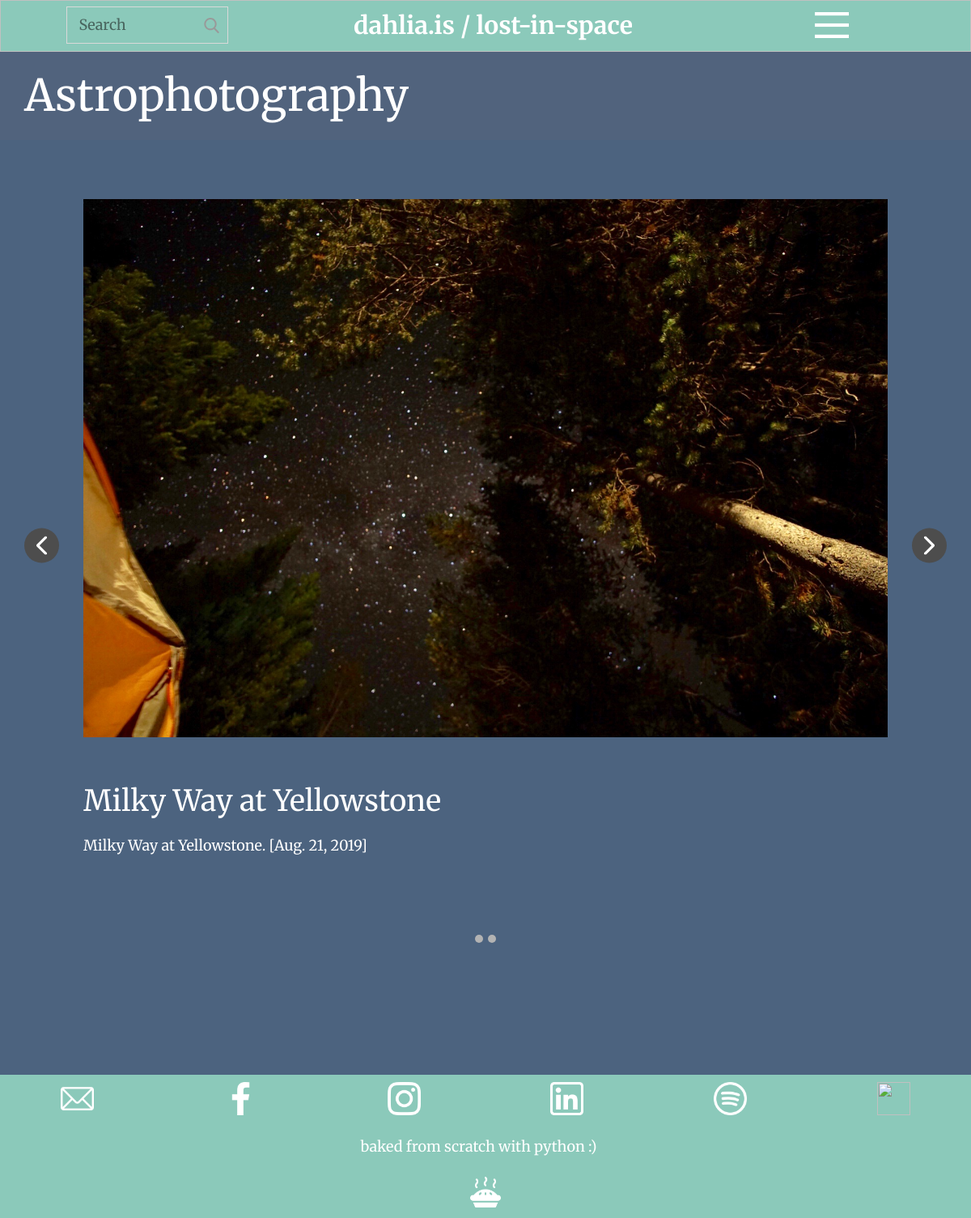
Page /lost-in-space/ on the earlier database version.
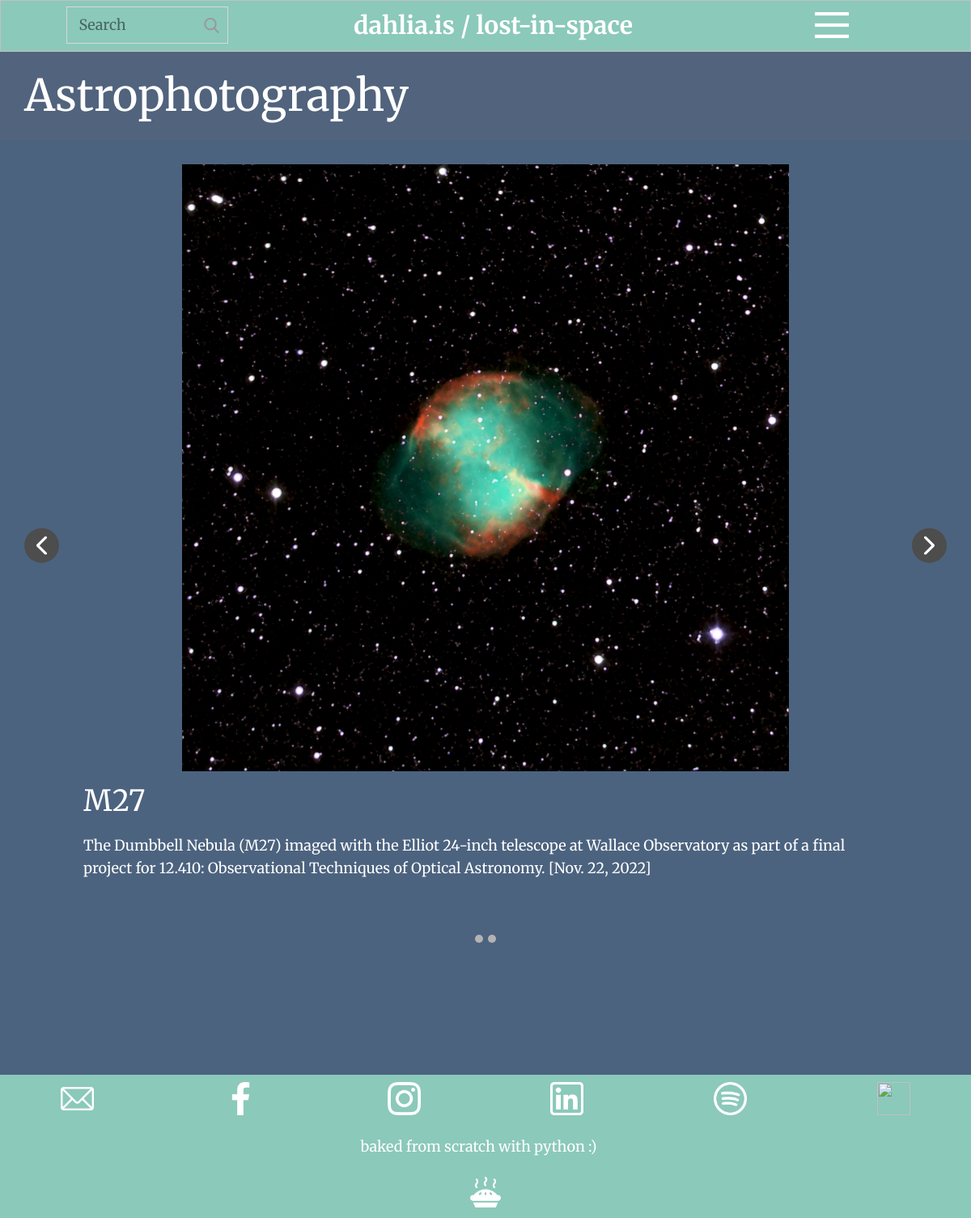
Same page on the later database version.
### core/models.py (models this page shows, shortened)
class Photo(models.Model):
    title = models.CharField(max_length=200, unique=True)
    caption = models.TextField()
    image = models.ImageField(upload_to ='images/')
    created_on = models.DateField()
    album = models.ManyToManyField(Album)
    class Meta:
        ordering = ['-created_on']

### core/views.py (the view)
# urls.py: path('lost-in-space/', views.astrophoto_list.as_view(), name='space'),
class astrophoto_list(generic.ListView):
    queryset = Photo.objects.filter(album__name='astrophotos').order_by('-created_on')
    template_name = 'lost-in-space.html'
    def get_context_data(self,**kwargs):
        context = super(astrophoto_list,self).get_context_data(**kwargs)
        context['header_content'] = 'lost-in-space'
        return context

### core/templates/lost-in-space.html (shortened to what this page needs)
{% load static %}
<!DOCTYPE html>
<html style="font-size: 24px;" lang="en"><head>
    <link rel="stylesheet" href="{% static 'css/nicepage.css' %}" media="screen">
    <link rel="stylesheet" href="{% static '/css/lost-in-space.css' %}" media="screen">
  </head>
  <body class="u-body u-xl-mode" data-lang="en">
    {% block header %} {% include 'header.html' %} {% endblock header %}
    <section class="u-clearfix u-container-align-left u-section-1" id="sec-4cb5">
      <div class="u-clearfix u-sheet u-valign-middle u-sheet-1">
        <h1 class="u-align-left u-text u-text-default u-text-1">Astrophotography</h1>
      </div>
    </section>
    <section class="u-align-center u-clearfix u-palette-2-base u-section-2" id="sec-c40a">
      <div class="u-clearfix u-sheet u-sheet-1">
        <div id="carousel-5989" data-interval="5000" data-u-ride="false" class="u-carousel u-expanded-width u-slider u-slider-1">
          <ol class="u-absolute-hcenter u-carousel-indicators u-carousel-indicators-1">
            <li data-u-target="#carousel-5989" class="u-active u-grey-30 u-shape-circle" data-u-slide-to="0" style="width: 10px; height: 10px;"></li>
            <li data-u-target="#carousel-5989" class="u-grey-30 u-shape-circle" data-u-slide-to="1" style="width: 10px; height: 10px;"></li>
          </ol>
          <div class="u-carousel-inner" role="listbox">
            <div class="u-active u-align-left u-carousel-item u-container-style u-slide">
              <div class="u-container-layout u-container-layout-1">
                <img class="u-expanded-width u-image u-image-contain u-image-default u-image-1" src="{{MEDIA_URL}}{{photo_list.0.image.url}}" alt="" data-image-width="766" data-image-height="586">
                <h3 class="u-align-left u-text u-text-1">{{photo_list.0.title}}</h3>
                <p class="u-align-left u-text u-text-2">{{photo_list.0.caption}} [{{photo_list.0.created_on}}]</p>
              </div>
            </div>
          </div>
          <a class="u-absolute-vcenter-lg u-absolute-vcenter-md u-absolute-vcenter-sm u-absolute-vcenter-xl u-carousel-control u-carousel-control-prev u-grey-70 u-icon-circle u-spacing-10 u-carousel-control-1" href="#carousel-5989" role="button" data-u-slide="prev">
            <span aria-hidden="true">
            </span>
          </a>
          <a class="u-absolute-vcenter-lg u-absolute-vcenter-md u-absolute-vcenter-sm u-absolute-vcenter-xl u-carousel-control u-carousel-control-next u-grey-70 u-icon-circle u-spacing-10 u-carousel-control-2" href="#carousel-5989" role="button" data-u-slide="next">
            <span aria-hidden="true">
            </span>
          </a>
        </div>
      </div>
    </section>
    {% block footer %} {% include 'footer.html' %} {% endblock footer %}
</body></html>

### templates/header.html (shortened to what this page needs)
{% block header %}
<body class="u-body u-stick-footer u-xl-mode" data-lang="en"><header class="u-align-center-xs u-border-1 u-border-grey-25 u-clearfix u-header u-palette-3-base u-sticky u-sticky-02bc u-header" id="sec-cdb2"><div class="u-clearfix u-sheet u-valign-middle-lg u-valign-middle-md u-valign-middle-sm u-valign-middle-xs u-sheet-1">
    <div class="u-align-center u-clearfix u-expanded-width u-gutter-0 u-layout-wrap u-layout-wrap-1">
      <div class="u-layout">
        <div class="u-layout-row">
          <div class="u-container-style u-layout-cell u-size-15-lg u-size-15-md u-size-15-sm u-size-15-xs u-size-16-xl u-layout-cell-1">
            <div class="u-container-layout u-container-layout-1">
              <form action="#" method="get" class="u-align-center u-border-1 u-border-grey-15 u-search u-search-right u-search-1">
      <button class="u-search-button" type="submit">
                  <span class="u-search-icon u-spacing-10 u-text-grey-40 u-search-icon-1">
          <svg class="u-svg-link" preserveAspectRatio="xMidYMin slice" viewBox="0 0 56.966 56.966" style=""><use xmlns:xlink="http://www.w3.org/1999/xlink" xlink:href="#svg-b04b"></use></svg>
        </span>
      </button>
                <input class="u-search-input u-search-input-1" type="search" name="search" value="" placeholder="Search">
    </form>
            </div>
          </div>
          <div class="u-container-style u-layout-cell u-size-29 u-layout-cell-2">
            <div class="u-container-layout u-container-layout-2">
              <p class="u-align-center u-text u-text-white u-text-1">
                <a class="u-active-none u-border-none u-btn u-button-link u-button-style u-hover-none u-none u-text-white u-btn-1" href="https://www.dahlia.is/here">dahlia.is /</a>
                <a class="u-active-none u-border-none u-btn u-button-link u-button-style u-hover-none u-none u-text-white u-btn-1" href="https://www.dahlia.is/{{header_content}}">{{header_content}}</a>
              </p>
            </div>
          </div>
          <div class="u-container-style u-layout-cell u-size-15 u-layout-cell-3">
            <div class="u-container-layout u-container-layout-3">
              <nav class="u-align-center u-font-size-14 u-menu u-menu-hamburger u-nav-spacing-25 u-offcanvas u-menu-1" data-responsive-from="XL">
      <div class="menu-collapse">
        <a class="u-button-style u-custom-text-color u-nav-link u-text-white" href="#" style="font-size: calc(1em + 18px); padding: 9px 8px;">
          <svg class="u-svg-link" preserveAspectRatio="xMidYMin slice" viewBox="0 0 302 302" style=""><use xmlns:xlink="http://www.w3.org/1999/xlink" xlink:href="#svg-7b92"></use></svg>
        </a>
      </div>
    </nav>
            </div>
          </div>
        </div>
      </div>
    </div>
  </div></header>
  {% endblock header %}

### templates/footer.html
{% block footer%}
{% load static %}
<footer class="u-clearfix u-footer u-palette-3-base u-footer" id="sec-e345"><div class="u-clearfix u-expanded-width-lg u-expanded-width-sm u-expanded-width-xl u-layout-wrap u-layout-wrap-1">
    <div class="u-layout">
      <div class="u-layout-col">
        <div class="u-container-style u-layout-cell u-size-20 u-layout-cell-1">
          <div class="u-container-layout u-valign-middle-md u-valign-middle-sm u-valign-middle-xs u-container-layout-1">
            <div class="u-align-center u-expanded-width u-layout-grid u-list u-list-1">
    <div class="u-repeater u-repeater-1">
                <div class="u-container-align-center u-container-style u-list-item u-repeater-item">
                  <div class="u-container-layout u-similar-container u-valign-middle u-container-layout-2"><span class="u-align-center u-custom-item u-file-icon u-icon u-text-white u-icon-1" data-href="mailto:dahlia.dry24@gmail.com"><img src="{% static 'media/1.png' %}" alt=""></span>
        </div>
      </div>
                <div class="u-container-align-center u-container-style u-list-item u-repeater-item">
                  <div class="u-container-layout u-similar-container u-valign-middle u-container-layout-3"><span class="u-align-center u-custom-item u-file-icon u-icon u-text-white u-icon-2" data-href="https://www.facebook.com/dahlia.dry.37/"><img src="{% static 'media/2.png' %}" alt=""></span>
        </div>
      </div>
                <div class="u-container-align-center u-container-style u-list-item u-repeater-item">
                  <div class="u-container-layout u-similar-container u-valign-middle u-container-layout-4"><span class="u-align-center u-custom-item u-file-icon u-icon u-text-white u-icon-3" data-href="https://www.instagram.com/dahlia_dry/"><img src="{% static 'media/1384031-1bfc850a.png' %}" alt=""></span>
        </div>
      </div>
                <div class="u-container-align-center u-container-style u-list-item u-repeater-item">
                  <div class="u-container-layout u-similar-container u-valign-middle u-container-layout-5"><span class="u-align-center u-custom-item u-file-icon u-icon u-text-white u-icon-4" data-href="www.linkedin.com/in/dahlia-dry"><img src="{% static 'media/1384088-d51c1a90.png' %}" alt=""></span>
        </div>
      </div>
                <div class="u-container-align-center u-container-style u-list-item u-repeater-item">
                  <div class="u-container-layout u-similar-container u-valign-middle u-container-layout-6"><span class="u-align-center u-custom-item u-file-icon u-icon u-text-white u-icon-5" data-href="https://open.spotify.com/user/dahlia_dry"><img src="{% static 'media/87409-07cc909f.png' %}" alt=""></span>
        </div>
      </div>
                <div class="u-container-align-center u-container-style u-list-item u-repeater-item">
                  <div class="u-container-layout u-similar-container u-valign-middle u-container-layout-7"><span class="u-align-center u-custom-item u-file-icon u-icon u-text-white u-icon-6" data-href="https://github.com/Dahlia-Dry"><img src="{% static 'media/1051377-aec8912a.png' %}" alt=""></span>
                  </div>
        </div>
      </div>
    </div>
          </div>
        </div>
        <div class="u-container-style u-layout-cell u-size-20 u-layout-cell-2">
          <div class="u-container-layout u-valign-middle u-container-layout-8">
            <p class="u-text u-text-white u-text-1">
              <a class="u-active-none u-border-none u-btn u-button-link u-button-style u-hover-none u-none u-text-white u-btn-1" href="https://github.com/Dahlia-Dry/personal-website">baked from scratch with python :)</a>
            </p>
          </div>
        </div>
        <div class="u-container-style u-layout-cell u-size-20 u-layout-cell-3">
          <div class="u-container-layout u-container-layout-9"><span class="u-file-icon u-icon u-text-white u-icon-7" data-href="https://github.com/Dahlia-Dry/personal-website"><img src="{% static 'media/2106713-2c2651a0.png' %}" alt=""></span>
          </div>
        </div>
      </div>
    </div>
  </div></footer>
  {% endblock footer %}

### core/static/css/lost-in-space.css (style rules this page uses)
.u-section-1 .u-sheet-1 { min-height: 109px; }
.u-section-1 .u-text-1 { font-size: 2.25rem; margin: 25px auto 25px 0; }
.u-section-2 { background-image: none; }
.u-section-2 .u-sheet-1 { min-height: 1155px; }
.u-section-2 .u-slider-1 { min-height: 1002px; margin-top: 0; margin-bottom: 60px; height: auto; }
.u-section-2 .u-carousel-indicators-1 { position: absolute; bottom: 10px; width: auto; height: auto; }
.u-section-2 .u-container-layout-1 { padding: 30px 73px; }
.u-section-2 .u-image-1 { height: 750px; margin: 0 auto; }
.u-section-2 .u-text-1 { font-size: 1.5rem; margin: 15px 0 0; }
.u-section-2 .u-text-2 { font-size: 0.75rem; margin: 19px 0 0; }
.u-section-2 .u-carousel-control-1 { width: 43px; height: 43px; background-image: none; }
.u-section-2 .u-carousel-control-2 { width: 43px; height: 43px; background-image: none; left: auto; position: absolute; right: 0; }

Differences in the rows shown:
no longer on this page (row edited): Photo: image (picture), title "Milky Way at Yellowstone", caption "Milky Way at Yellowstone.", created_on "Aug. 21, 2019"
added Photo: image (picture), title "M27", caption "The Dumbbell Nebula (M27) imaged with the Elliot 24-inch telescope at Wallace Observatory as part of a final project for 12.410: Observational Techniques of Optical Astronomy.", created_on "Nov. 22, 2022"
